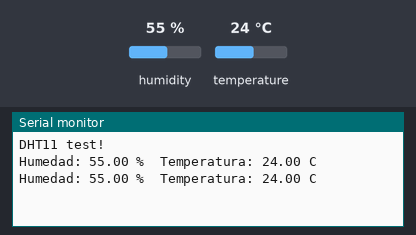
Recording of a sketch running on a simulated Arduino Uno, built with avr-gcc and run on an emulated ATmega328P. Shown: the last lines printed to the serial monitor. Inputs (shaded band) come from the test bench; at power-on: humidity 55 %, temperature 24 °C.

Above: at 10.8 s.
10.9 s: humidity set to 22 %
At 15.5 s:
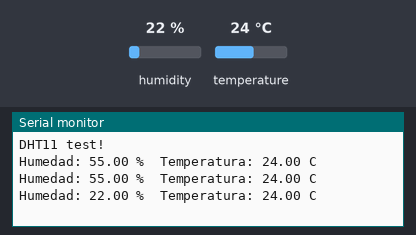
18.4 s: temperature set to 12 °C
At 21.3 s:
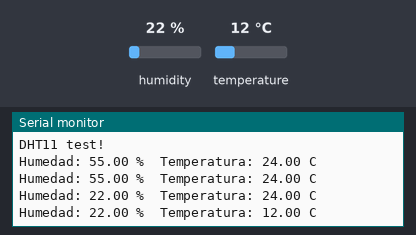
25.9 s: humidity set to 40 %
At 30.7 s:
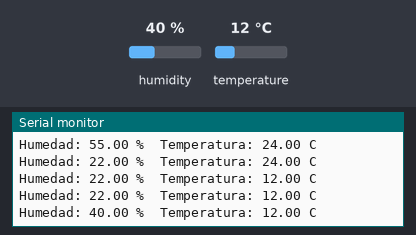
Timing chart, 0 to 32.2 s (numbered marks = the images above; inputs shaded):
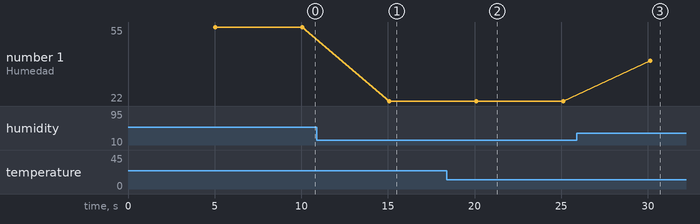

Measured:
- after the input at 10.9 s, the serial monitor: prints a new line after 4.2 s (image 1)
- after the input at 18.4 s, the serial monitor: prints a new line after 1.7 s (image 2)
- after the input at 25.9 s, the serial monitor: prints a new line after 4.2 s (image 3)
- plotted number 1: 55 → 22 after the input at 10.9 s, 22 → 40 after the input at 25.9 s

The sketch:

DHT11_temperature.ino
```cpp
#include "DHT.h"

#define DHTPIN 2
#define DHTTYPE DHT11

DHT dht(DHTPIN, DHTTYPE);

void setup() {
  // put your setup code here, to run once:
  Serial.begin(9600);
  Serial.println("DHT11 test!");

  dht.begin();
}

void loop() {
  delay(5000);
  // put your main code here, to run repeatedly:
  float h = dht.readHumidity();//Humedad
  float t = dht.readTemperature();//Temperatura en Celsius

  if (isnan(h) || isnan(t)) {
    Serial.println("Failed to read from DHT sensor");
    return ;
  }

  Serial.print("Humedad: ");
  Serial.print(h);
  Serial.print(" %\t");
  Serial.print("Temperatura: ");
  Serial.print(t);
  Serial.print(" C");
  Serial.println("");
}
```
